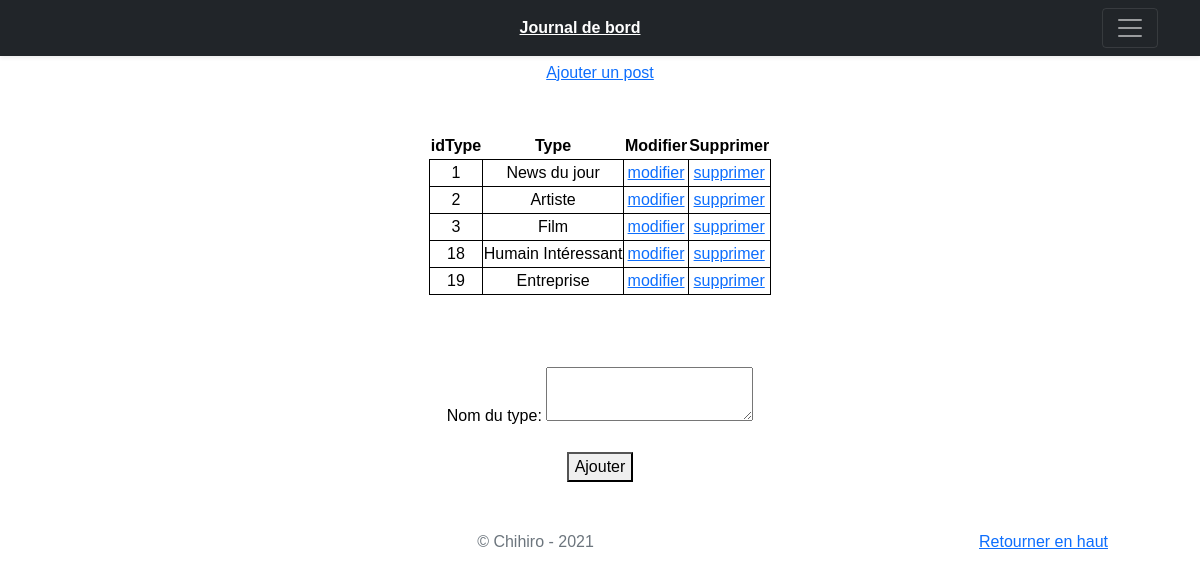
/index.php?uc=type (signed in), run on the app's committed database.
### tables this page shows
CREATE TABLE `typeinformation` (
  `id` int(11) NOT NULL,
  `libelle` text NOT NULL
);

### model/TypeManager.php (called while the page is built, shortened)
<?php
class typeManager extends Manager
{
    public function getTypeInformations()
    {
        $bdd = $this->getBdd();
        $lesInfos=$bdd->query("SELECT * FROM typeinformation");
        return $lesInfos;
    }
}

### view/vueAccueilType.php (the view, shortened to what this page needs)
<a href="index.php?uc=post&action=accueil">Ajouter un post</a>
<br><br><br>
<table  class="center">
    <thead>
        <th>idType</th>
        <th>Type</th>
        <th>Modifier</th>
        <th>Supprimer</th>
    </thead>
    <tbody>
        <?php foreach($types as $type): ?>
            <tr>
                <td><?= $type['id']?></td>
                <td><?= $type['libelle']?></td>
                <td><a href="<?="index.php?uc=type&action=premodifierType&id=" . $type['id'] ?>">modifier</a></td>
                <td><a href="<?="index.php?uc=type&action=supprimerType&id=" . $type['id'] ?>">supprimer</a></td>
            </tr>
            <?php endforeach?>
    </tbody>
</table>
<br><br><br>
<div class="form_modif">
<form method="POST" action="index.php?uc=type&action=ajoutType">
    <label>Nom du type:</label>
    <textarea type="text" name="libelle" id="libelle" size="30" maxlength="100" ></textarea></br><br>
    <button id="ajouter">Ajouter</button>
</form>
</div>
<?php require 'view/gabarit.php';?>

### public/css/style.css (style rules this page uses)
html, body { height: 100%; }
body { color: black; background: white; font-family: 'Futura', 'Futura', 'Trebuchet MS', sans-serif; }
.center { margin-left: auto; margin-right: auto; border-collapse: collapse; }
td { border: 1px solid black; }

### data on the page
typeinformation: id "1", libelle "News du jour"
typeinformation: id "2", libelle "Artiste"
typeinformation: id "3", libelle "Film"
typeinformation: id "18", libelle "Humain Intéressant"
typeinformation: id "19", libelle "Entreprise"
